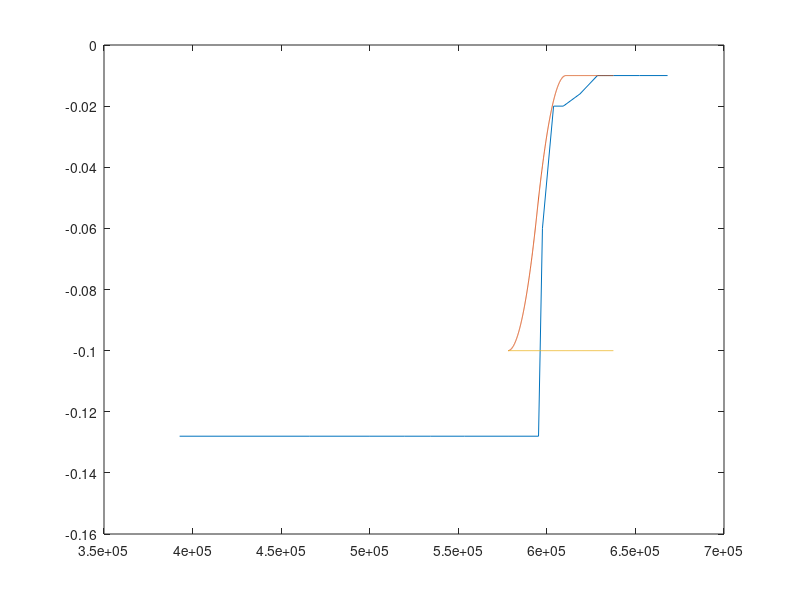

Write MATLAB code to recreate this figure.
clc
close all
clear
encoder = [668149 652315 637513 628520 618696 609286 603794 597506 595299 578085 553616 534444 519479 499667 465886 392688];

p = [-0.01 -0.01 -0.01 -0.01 -0.016 -0.02 -0.02 -0.06 -0.128 -0.128 -0.128 -0.128 -0.128 -0.128 -0.128 -0.128];

encoder2 = encoder(3:10);
p2 = p(3:10);
plot(encoder,p);



hold on
% plot(spring,p)

x = linspace(encoder(end-6),encoder(3),1000);
y = smf(x,[x(1) x(end-450)])*(0.09)-0.100;
plot(x,y);
CONTROL_UPPER_LIMIT = 610446;
CONTROL_LOWER_LIMIT = 558918;
for i=1:length(x)

	if (y(i) > CONTROL_UPPER_LIMIT)
		y2(i) = -0.01;
    elseif ( y(i) <= CONTROL_UPPER_LIMIT && y(i) > CONTROL_LOWER_LIMIT)
		y2(i) = -0.055 + 0.045 * sin((y(i)-CONTROL_LOWER_LIMIT)*(PI/(CONTROL_UPPER_LIMIT-CONTROL_LOWER_LIMIT))-0.5*PI);
	else
		y2(i) = -0.1;
    end
end
plot(x,y2)
%ydiff = diff(y2);
%figure
%plot(ydiff)
%figure
%ddy = diff(ydiff);
%plot(ddy)










